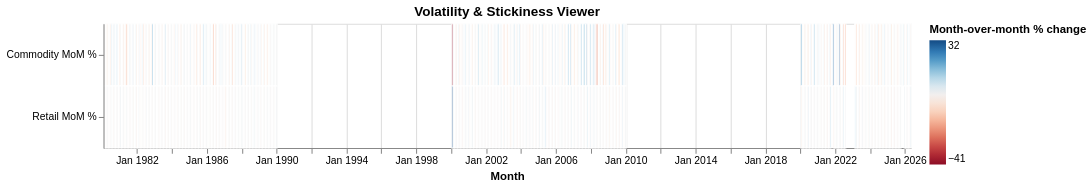

Source (notebook cell):
### Markdown cell above
## Visualization Breakdown 3: Volatility & Stickiness Viewer

### Target Audience
Users who want to compare sector behavior without overplotting several unrelated commodity pairs in one chart.

### Task
Use the dropdown to switch between commodity-retail pairs and inspect month-over-month changes. Look for cases where commodity volatility fades quickly but retail cooling remains weak or delayed.

### Key Insights
Users should compare how quickly different sectors transmit shocks, how persistent negative retail corrections are, and whether volatility in raw inputs translates into equally volatile shelf prices.

### Unexpected Learnings
This section should be updated after execution. One likely finding is that the most volatile commodity pair is not automatically the stickiest retail pair.

### Code cell
# Build a compact long table with one row per pair, month, and series type so the heatmap
# can compare commodity and retail month-over-month changes side by side.
volatility_source = pd.concat(
    [
        merged[["Date", "Commodity_Pair", "Commodity_MoM_Pct"]]
        .rename(columns={"Commodity_MoM_Pct": "MoM_Pct"})
        .assign(Series="Commodity MoM %"),
        merged[["Date", "Commodity_Pair", "Retail_MoM_Pct"]]
        .rename(columns={"Retail_MoM_Pct": "MoM_Pct"})
        .assign(Series="Retail MoM %"),
    ],
    ignore_index=True,
).dropna(subset=["MoM_Pct"])


def build_volatility_viewer(df: pd.DataFrame) -> alt.Chart:
    selected_pair = alt.param(
        name="selected_pair_volatility",
        value=DEFAULT_PAIR,
        bind=alt.binding_select(options=PAIR_OPTIONS, name="Commodity Pair: "),
    )
    pair_filter = f"datum.Commodity_Pair == {selected_pair.name}"

    heatmap = (
        alt.Chart(df)
        .transform_filter(pair_filter)
        .mark_rect(stroke="white")
        .encode(
            x=alt.X("yearmonth(Date):T", title="Month"),
            y=alt.Y("Series:N", title=None, sort=["Commodity MoM %", "Retail MoM %"]),
            color=alt.Color(
                "MoM_Pct:Q",
                title="Month-over-month % change",
                scale=alt.Scale(scheme="redblue", domainMid=0),
            ),
            tooltip=[
                alt.Tooltip("Commodity_Pair:N", title="Pair"),
                alt.Tooltip("Series:N", title="Series"),
                alt.Tooltip("Date:T", title="Month"),
                alt.Tooltip("MoM_Pct:Q", title="MoM % Change", format=".2f"),
            ],
        )
        .add_params(selected_pair)
        .properties(width=780, height=120, title="Volatility & Stickiness Viewer")
    )

    return heatmap


build_volatility_viewer(volatility_source)

### Figure 1 — Vega-Lite specification as saved in the notebook (floating-point values rounded to 4 significant figures; data arrays with more than 128 entries replaced by an {"elided": "..."} marker saying what was removed)
{"config": {"view": {"continuousWidth": 300, "continuousHeight": 300}}, "data": {"name": "data-cb73a7583c69f327d78c9487884c0062"}, "mark": {"type": "rect", "stroke": "white"}, "encoding": {"color": {"field": "MoM_Pct", "scale": {"domainMid": 0, "scheme": "redblue"}, "title": "Month-over-month % change", "type": "quantitative"}, "tooltip": [{"field": "Commodity_Pair", "title": "Pair", "type": "nominal"}, {"field": "Series", "title": "Series", "type": "nominal"}, {"field": "Date", "title": "Month", "type": "temporal"}, {"field": "MoM_Pct", "format": ".2f", "title": "MoM % Change", "type": "quantitative"}], "x": {"field": "Date", "timeUnit": "yearmonth", "title": "Month", "type": "temporal"}, "y": {"field": "Series", "sort": ["Commodity MoM %", "Retail MoM %"], "title": null, "type": "nominal"}}, "height": 120, "params": [{"name": "selected_pair_volatility", "bind": {"input": "select", "options": ["Wheat/Bread", "Coffee/Roasted Coffee", "Beef/Ground Beef"], "name": "Commodity Pair: "}, "value": "Wheat/Bread"}], "title": "Volatility & Stickiness Viewer", "transform": [{"filter": "datum.Commodity_Pair == selected_pair_volatility"}], "width": 780, "$schema": "https://vega.github.io/schema/vega-lite/v5.20.1.json", "datasets": {"data-cb73a7583c69f327d78c9487884c0062": {"elided": "1724 records"}}}
